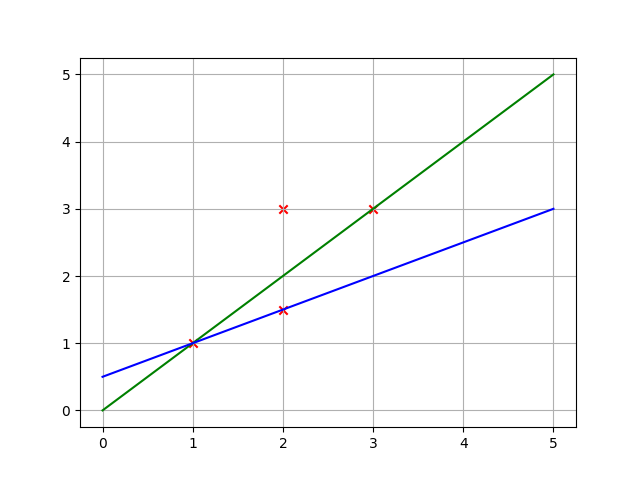

Write Python code to recreate this figure.
import numpy as np # Do obsługi tablic
import pandas as pd # Do oczytu danych z pliku
import matplotlib.pyplot as plt # Do wizualizacji

data = pd.read_csv('data.csv') # Wczytanie danych

# Podzielenie na osobne tablice i skonwertowanie 
# do obiektu numpy.ndarray
x = data.iloc[:, 0].values
y = data.iloc[:, 1].values

plt.scatter(x, y, marker="x", color="red") # Dodanie wykresu punktowego

x = np.array([0, 5]) # Zdefiniowanie argumentów
hypothesis_1 = 0 + 1 * x # Obliczenie wartości pierwszej hipotezy
hypothesis_2 = 0.5 + 0.5 * x # Obliczenie wartości drugiej hipotezy

plt.plot(x, hypothesis_1, color="green") # Dodanie pierwszej hipotezy do wykresu
plt.plot(x, hypothesis_2, color="blue") # Dodanie drugiej hipotezy do wykresu

plt.grid(True) # Linie pomocnicze
plt.show() # Wyświetlenie wykresu
